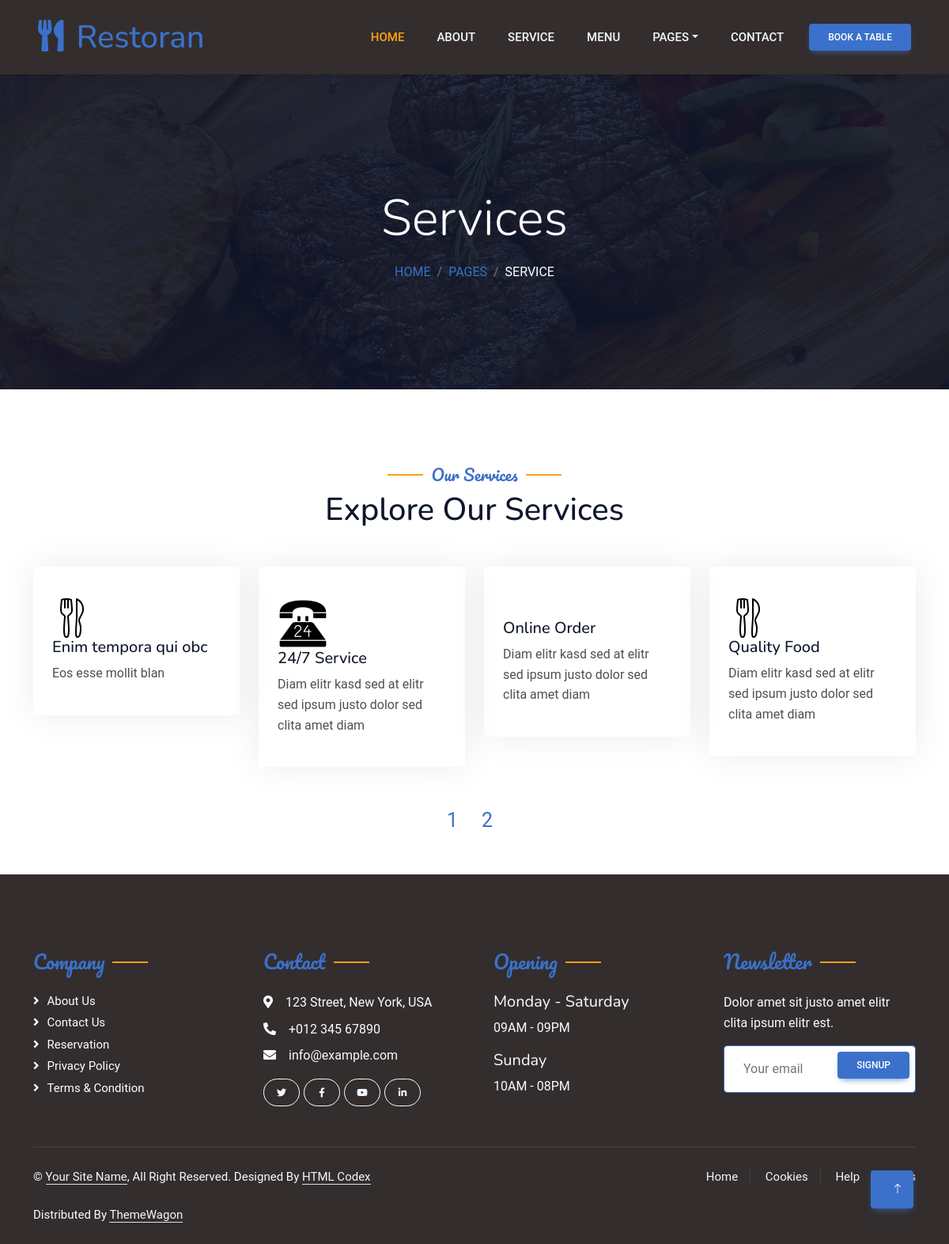
The app's page /service.php with its own data.
### tables this page shows
CREATE TABLE `services` (
  `id` int(11) NOT NULL,
  `service_title` varchar(255) NOT NULL,
  `service_subtitle` varchar(255) NOT NULL,
  `icon` varchar(255) NOT NULL,
  `feature_title` varchar(255) NOT NULL,
  `description` varchar(255) NOT NULL
);

### service.php (the view, shortened to what this page needs)
<?php  include('inc/header.php');?>
<body>
    <div class="container-xxl bg-white p-0">
        <div class="container-xxl position-relative p-0">
            <?php  include('inc/navbar.php');  ?>
            <div class="container-xxl py-5 bg-dark hero-header mb-5">
                <div class="container text-center my-5 pt-5 pb-4">
                    <h1 class="display-3 text-white mb-3 animated slideInDown">Services</h1>
                    <nav aria-label="breadcrumb">
                        <ol class="breadcrumb justify-content-center text-uppercase">
                            <li class="breadcrumb-item"><a href="#">Home</a></li>
                            <li class="breadcrumb-item"><a href="#">Pages</a></li>
                            <li class="breadcrumb-item text-white active" aria-current="page">Service</li>
                        </ol>
                    </nav>
                </div>
            </div>
        </div>
        <div class="container-xxl py-5">
            <div class="container">
                <div class="text-center wow fadeInUp" data-wow-delay="0.1s">
                    <?php
                    $query= "SELECT * FROM services";
                    $result= mysqli_query($conn, $query);
                    $data=$result->fetch_assoc();
                    ?>
                    <h5 class="section-title ff-secondary text-center text-primary fw-normal">
                        <?php echo $data['service_title'];?></h5>
                    <h1 class="mb-5"><?php echo $data['service_subtitle'];?></h1>
                </div>
                <div class="row g-4">
                    <?php
                            $limit = 4;
                            if (isset($_GET["page"])) {
                            $pn  = $_GET["page"];
                            }
                            else {
                            $pn=1;
                            };
                            $start_from = ($pn-1) * $limit;
            $sql = "SELECT * FROM services order by id DESC  LIMIT $start_from, $limit";
                        $result= mysqli_query($conn, $sql);
                        while($data1=mysqli_fetch_array($result)){
                            ?>
                    <div class="col-lg-3 col-sm-6 wow fadeInUp" data-wow-delay="0.1s">
                        <div class="service-item rounded pt-3">
                            <div class="p-4">
                                <img class="im" src="<?php echo "admin/uploads/".$data1['icon'];?>" alt="">
                                <h5><?php echo $data1['feature_title'];?></h5>
                                <p><?php echo $data1['description'];?></p>
                            </div>
                        </div>
                    </div>
                    <?php
                        }
                        ?>
                </div>
            </div>
        </div>
        <div class="pagination-section col-lg-1 m-auto">
            <ul class="pagination">
                <?php
                            $sql = "SELECT COUNT(*) FROM services";
                            $rs_result = mysqli_query($conn, $sql);
                            $row = mysqli_fetch_row($rs_result);
                            $total_records = $row[0];
                            $total_pages = ceil($total_records / $limit);
                            $pagLink = "";
                            for ($i=1; $i<=$total_pages; $i++) {
                                if ($i==$pn) {
                                    $pagLink .= "<li class='active'><a href='service.php?page="
                                                                    .$i."' style='padding:15px; font-size:25px;'>".$i."</a></li>";
                                }
                                else  {
                                    $pagLink .= "<li><a href='service.php?page=".$i."'style='padding:15px; font-size:25px;'>
                                                                    ".$i."</a></li>";
                                }
                            };
                            echo $pagLink;
                            ?>
            </ul>
        </div>
        <?php  include('inc/footer.php');  ?>

### css/style.css (style rules this page uses)
:root { --primary: #FEA116; --light: #F1F8FF; --dark: #0F172B; }
.ff-secondary { font-family: 'Pacifico', cursive; }
.hero-header { background: linear-gradient(rgba(15, 23, 43, .9), rgba(15, 23, 43, .9)), url(../img/bg-hero.jpg); background-position: center center; background-repeat: no-repeat; background-size: cover; }
.breadcrumb-item + .breadcrumb-item::before { color: rgba(255, 255, 255, .5); }
.section-title { position: relative; display: inline-block; }
.section-title::before { position: absolute; content: ""; width: 45px; height: 2px; top: 50%; left: -55px; margin-top: -1px; background: var(--primary); }
.section-title::after { position: absolute; content: ""; width: 45px; height: 2px; top: 50%; right: -55px; margin-top: -1px; background: var(--primary); }
.service-item { box-shadow: 0 0 45px rgba(0, 0, 0, .08); transition: .5s; }
.service-item * { transition: .5s; }

### records on screen
services: service_title "Our Services", service_subtitle "Explore Our Services"
services: icon (picture), feature_title "Enim tempora qui obc", description "Eos esse mollit blan"
services: icon (picture), feature_title "24/7 Service", description "Diam elitr kasd sed at elitr sed ipsum justo dolor sed clita amet diam"
services: feature_title "Online Order", description "Diam elitr kasd sed at elitr sed ipsum justo dolor sed clita amet diam"
services: icon (picture), feature_title "Quality Food", description "Diam elitr kasd sed at elitr sed ipsum justo dolor sed clita amet diam"
